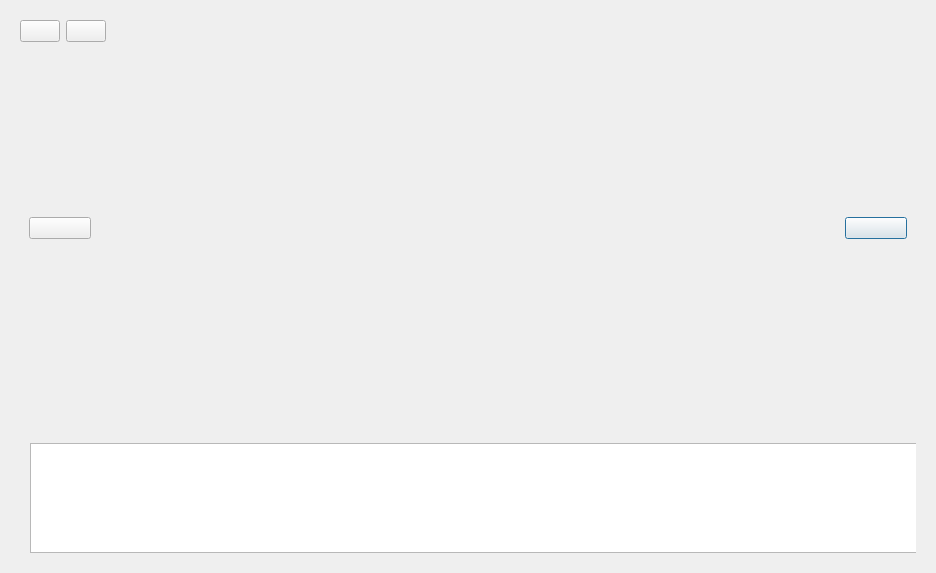
<?xml version="1.0" encoding="UTF-8"?>
<ui version="4.0">
 <class>SlideShowDlg</class>
 <widget class="QDialog" name="SlideShowDlg">
  <property name="geometry">
   <rect>
    <x>0</x>
    <y>0</y>
    <width>936</width>
    <height>573</height>
   </rect>
  </property>
  <property name="windowTitle">
   <string>Dialog</string>
  </property>
  <layout class="QVBoxLayout" name="verticalLayout" stretch="7,1">
   <item>
    <widget class="QWidget" name="slideShow" native="true">
     <layout class="QGridLayout" name="gridLayout">
      <item row="1" column="1">
       <widget class="PicAnimationWidget" name="picAnimation" native="true"/>
      </item>
      <item row="1" column="2">
       <widget class="QWidget" name="slideNextWidget" native="true">
        <property name="minimumSize">
         <size>
          <width>80</width>
          <height>0</height>
         </size>
        </property>
        <property name="maximumSize">
         <size>
          <width>80</width>
          <height>16777215</height>
         </size>
        </property>
        <layout class="QHBoxLayout" name="horizontalLayout_4">
         <item>
          <widget class="picButton" name="slideNextBtn">
           <property name="text">
            <string/>
           </property>
          </widget>
         </item>
        </layout>
       </widget>
      </item>
      <item row="1" column="0">
       <widget class="QWidget" name="slidePreWidget" native="true">
        <property name="minimumSize">
         <size>
          <width>80</width>
          <height>0</height>
         </size>
        </property>
        <property name="maximumSize">
         <size>
          <width>80</width>
          <height>16777215</height>
         </size>
        </property>
        <layout class="QHBoxLayout" name="horizontalLayout_5">
         <item>
          <widget class="picButton" name="slidePreBtn">
           <property name="text">
            <string/>
           </property>
          </widget>
         </item>
        </layout>
       </widget>
      </item>
      <item row="0" column="0">
       <layout class="QHBoxLayout" name="horizontalLayout_3">
        <item>
         <widget class="PicStateButton" name="playBtn">
          <property name="text">
           <string/>
          </property>
         </widget>
        </item>
        <item>
         <widget class="picButton" name="pauseBtn">
          <property name="text">
           <string/>
          </property>
         </widget>
        </item>
       </layout>
      </item>
     </layout>
    </widget>
   </item>
   <item>
    <widget class="QWidget" name="preShow" native="true">
     <layout class="QHBoxLayout" name="horizontalLayout">
      <item>
       <widget class="QWidget" name="widget" native="true">
        <property name="minimumSize">
         <size>
          <width>0</width>
          <height>120</height>
         </size>
        </property>
        <property name="maximumSize">
         <size>
          <width>155161</width>
          <height>120</height>
         </size>
        </property>
        <widget class="PriListWid" name="preListWidget">
         <property name="geometry">
          <rect>
           <x>10</x>
           <y>10</y>
           <width>1677215</width>
           <height>110</height>
          </rect>
         </property>
         <property name="minimumSize">
          <size>
           <width>0</width>
           <height>110</height>
          </size>
         </property>
         <property name="maximumSize">
          <size>
           <width>16777215</width>
           <height>110</height>
          </size>
         </property>
        </widget>
       </widget>
      </item>
     </layout>
    </widget>
   </item>
  </layout>
 </widget>
 <customwidgets>
  <customwidget>
   <class>picButton</class>
   <extends>QPushButton</extends>
   <header>picbutton.h</header>
  </customwidget>
  <customwidget>
   <class>PicStateButton</class>
   <extends>QPushButton</extends>
   <header>picstatebutton.h</header>
  </customwidget>
  <customwidget>
   <class>PicAnimationWidget</class>
   <extends>QWidget</extends>
   <header>picanimationwidget.h</header>
   <container>1</container>
  </customwidget>
  <customwidget>
   <class>PriListWid</class>
   <extends>QListWidget</extends>
   <header>prilistwid.h</header>
  </customwidget>
 </customwidgets>
 <resources/>
 <connections/>
</ui>
